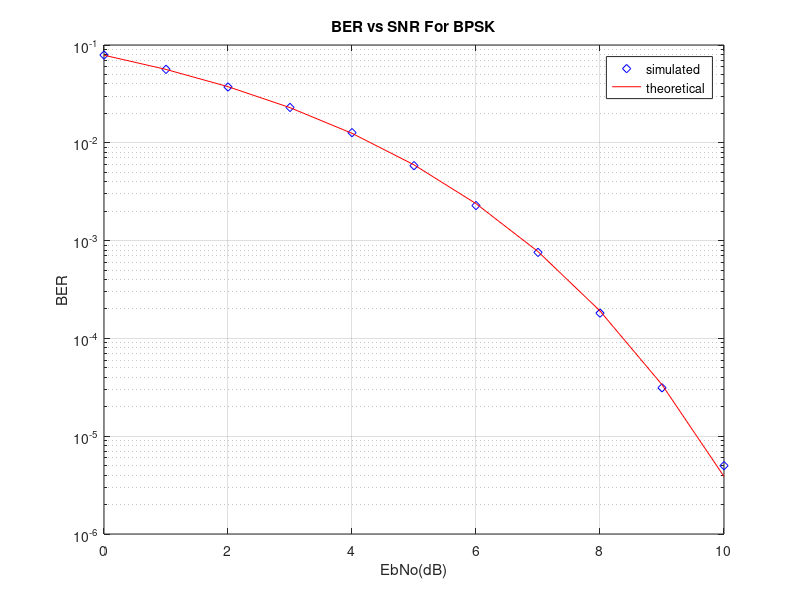
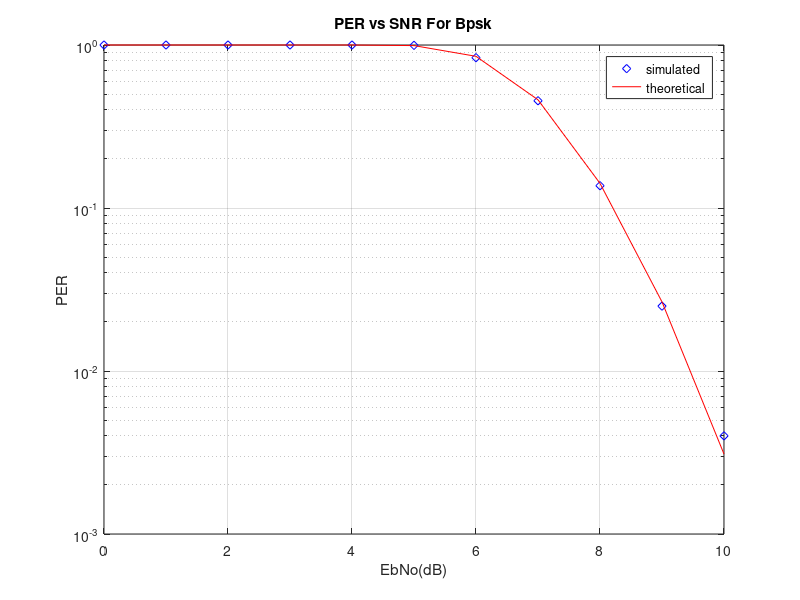
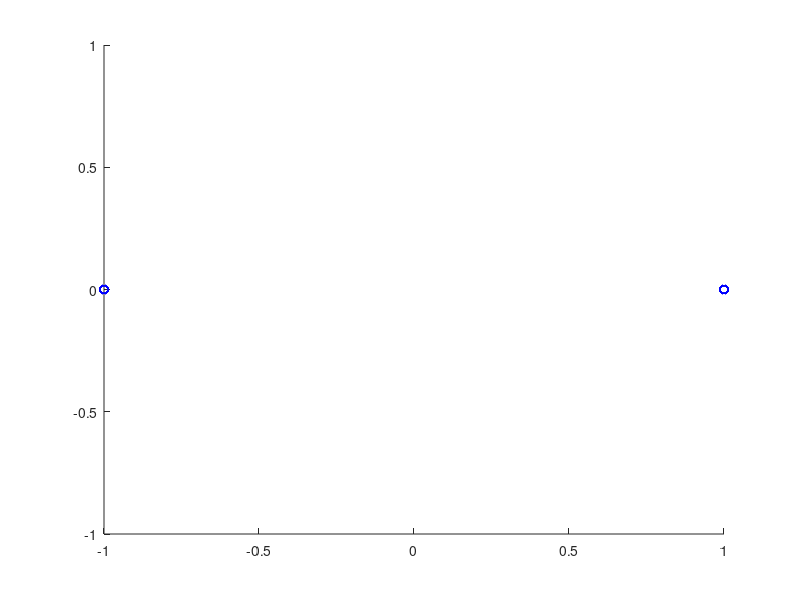

The MATLAB source for these figures, in order: (Note: this script raises an error after producing the figures.)
% Complex Baseband BPSK Model
% AWGN Channel
% T. O'Farrell
% 2015.07.23

% aim: to model BPSK in awgn

%initialisation
clc % clears the screen
clear all % clears all variables
randn('seed',0); % sets a seed for randn generator or rng(0);

% Variable parameters
% EbN0dB=10;
EbN0dB=[0,1,2,3,4,5,6,7,8,9,10]; % initialise the EbN0 loop 
PkLenBytes=100; % initialise the packet length in bytes
PkNum=1000; % initialise the number of packets to be transmitted
S=1; % initialise the transmit signal power

% Derived Parameters
PkLenBits=8*PkLenBytes;
TxSignalLen=PkLenBits;

% EbN0 loop
for EbN0Index=1:length(EbN0dB)

    % Loop derived parameters
    EbN0=10^(EbN0dB(EbN0Index)/10); % set EbN0 value
    StDev=sqrt(S/EbN0); % set the noise standard deviation

    % Pk Loop
    for PkIndex=1:PkNum
    
        %Transmitter
        TxData=rand(PkLenBits,1)>0.5; % generate the data
        TxSymbol=2*TxData-1; % BPSK modulate the data
        
        %noise
        noise=StDev*(randn(TxSignalLen,1)+j*randn(TxSignalLen,1))/sqrt(2); % complex baseband awgn vector
      
        %Channel impairment
        RxSymbol=TxSymbol+noise; % Add awgn to transmitted signal

        %Receiver
        RxData=real(RxSymbol)>0; % zero threshold detect on the I component

        %Ber measurement
        BitErrors(PkIndex)=sum(xor(TxData,RxData));
        PkErrors(PkIndex)=BitErrors(PkIndex)>0;
        
    end
    
    %Error Rates
    ber(EbN0Index)=sum(BitErrors)/(PkNum*PkLenBits);
    per(EbN0Index)=sum(PkErrors)/PkNum;
    tber(EbN0Index)=erfc(sqrt(EbN0))/2; % theoretical BPSK BER performance
    tper(EbN0Index)=1-(1-tber(EbN0Index))^PkLenBits; % theoretical BPSK PER performance
end
figure
semilogy(EbN0dB,ber,'bd',EbN0dB,tber,'r-');
xlabel('EbNo(dB)');      %Label for x-axis
ylabel('BER');      %Label for y-axis
title('BER vs SNR For BPSK');
legend('simulated','theoretical');
grid on     
figure
title('PER vs SNR');
semilogy(EbN0dB,per,'bd',EbN0dB,tper,'r-');
xlabel('EbNo(dB)');%Label for x-axis
ylabel('PER');%Label for y-axis
title('PER vs SNR For Bpsk');
legend('simulated','theoretical');
grid on  
figure
 scatter(real(TxSymbol),imag(TxSymbol),'b');
 ax = gca;
 ax.XAxisLocation= 'origin'; 
 ax.YAxisLocation= 'origin';
 grid on;
 hold on;
 scatter (real(RxSymbol),imag(RxSymbol),'r');
 xlabel('In phase axis I(t)');%Label for x-axis
ylabel('Quadrature axis Q(t)');%Label for y-axis
title('constellation diagram for Bpsk with snr of 10db');
